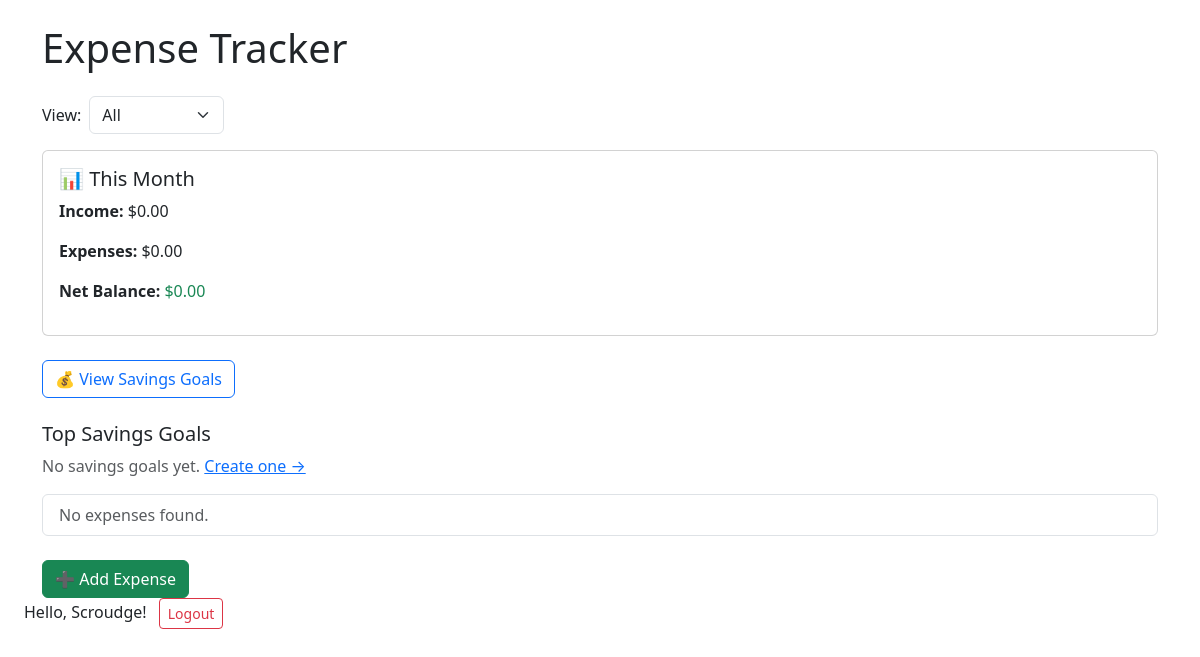
Page / (signed in) on the earlier database version.
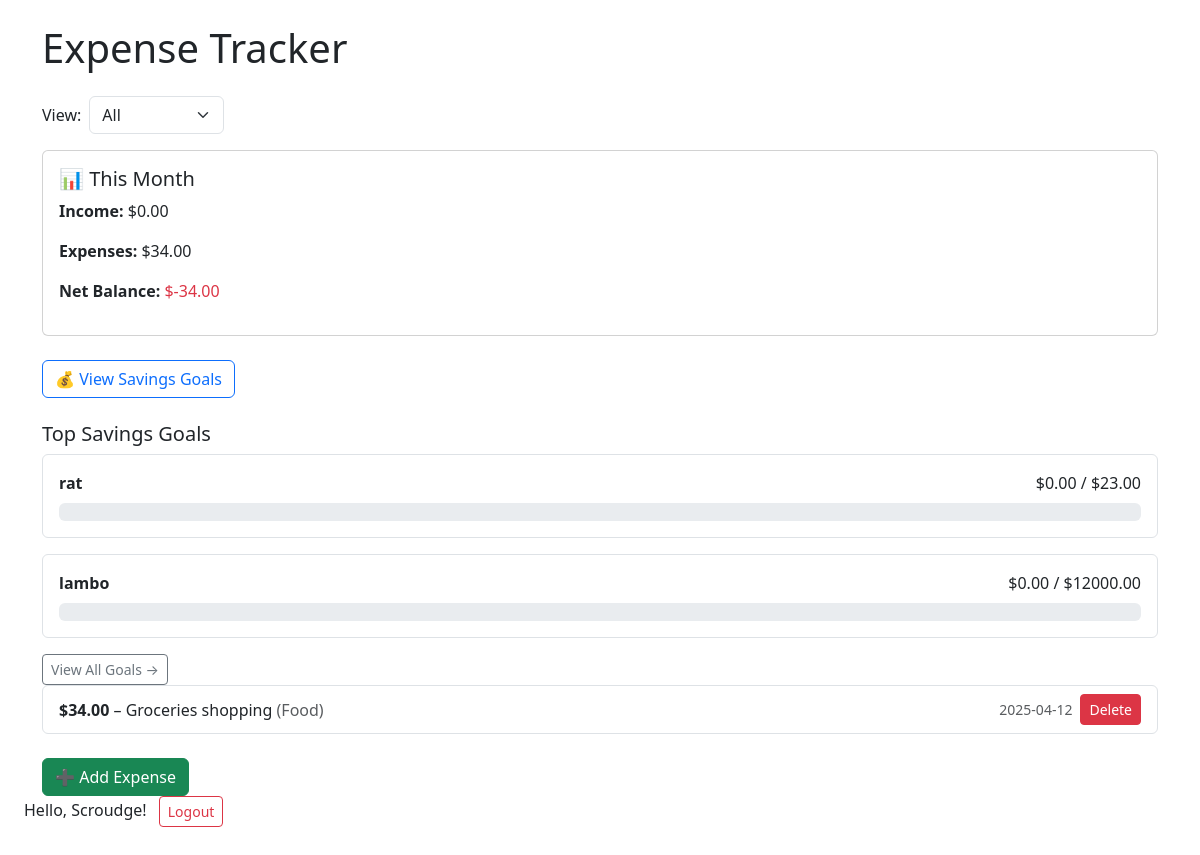
Same page on the later database version.
### app.py (models this page shows)
class User(UserMixin, db.Model):
    id = db.Column(db.Integer, primary_key=True)
    username = db.Column(db.String(100), nullable=False, unique=True)
    email = db.Column(db.String(150), nullable=False, unique=True)
    password = db.Column(db.String(200), nullable=False)
    expenses = db.relationship('Expense', backref='owner', lazy=True)
    saving_goals = db.relationship('SavingGoal', backref='owner', lazy=True)
    incomes = db.relationship('Income', backref='owner', lazy=True)
    category_budgets = db.relationship('CategoryBudget', backref='owner', lazy=True)

class SavingGoal(db.Model):
    id = db.Column(db.Integer, primary_key=True)
    name = db.Column(db.String(100), nullable=False)
    target_amount = db.Column(db.Float, nullable=False)
    saved_amount = db.Column(db.Float, default=0.0)
    user_id = db.Column(db.Integer, db.ForeignKey('user.id'), nullable=False)

class Expense(db.Model):
    id = db.Column(db.Integer, primary_key=True)
    amount = db.Column(db.Float, nullable=False)
    description = db.Column(db.String(200), nullable=False)
    category = db.Column(db.String(50), nullable=False)
    date = db.Column(db.DateTime, default=datetime.utcnow)
    user_id = db.Column(db.Integer, db.ForeignKey('user.id'), nullable=False)

### app.py (the view)
@app.route('/')
@login_required
def index():
    filter_option = request.args.get('filter', 'all')
    expenses_query = Expense.query.filter_by(user_id=current_user.id)
    now = datetime.utcnow()
    if filter_option == 'month':
        expenses_query = expenses_query.filter(
            extract('month', Expense.date) == now.month,
            extract('year', Expense.date) == now.year
        )
    elif filter_option == 'week':
        week_ago = now - timedelta(days=7)
        expenses_query = expenses_query.filter(Expense.date >= week_ago)
    expenses = expenses_query.order_by(Expense.date.desc()).all()
    total_expenses = sum(e.amount for e in expenses)
    income_this_month = (
        db.session.query(func.sum(Income.amount))
        .filter_by(user_id=current_user.id)
        .filter(extract('month', Income.date) == now.month)
        .filter(extract('year', Income.date) == now.year)
        .scalar() or 0.0
    )
    net_balance = income_this_month - total_expenses
    goals = (
        SavingGoal.query.filter_by(user_id=current_user.id)
        .order_by(SavingGoal.id.desc())
        .limit(3)
        .all()
    )
    return render_template(
        'index.html',
        expenses=expenses,
        total_expenses=total_expenses,
        income=income_this_month,
        net=net_balance,
        filter=filter_option,
        goals=goals
    )

### app.py (called while the page is built)
@login_manager.user_loader
def load_user(user_id):
    return User.query.get(int(user_id))

### templates/index.html (shortened to what this page needs)
{% extends "base.html" %}
{% block content %}
<form method="get" class="mb-3 d-flex gap-2 align-items-center">
  <label for="filter">View:</label>
  <select name="filter" id="filter" class="form-select w-auto" onchange="this.form.submit()">
    <option value="all" {% if filter=='all' %}selected{% endif %}>All</option>
  </select>
</form>
<div class="mb-4">
  <div class="card p-3">
    <h5 class="mb-2">📊 This Month</h5>
    <p><strong>Income:</strong> ${{ '%.2f' | format(income) }}</p>
    <p><strong>Expenses:</strong> ${{ '%.2f' | format(total_expenses) }}</p>
    <p>
      <strong>Net Balance:</strong>
      <span class="{% if net < 0 %}text-danger{% else %}text-success{% endif %}">
        ${{ '%.2f' | format(net) }}
      </span>
    </p>
  </div>
</div>
<div class="mb-4">
  <a href="{{ url_for('goals') }}" class="btn btn-outline-primary">💰 View Savings Goals</a>
</div>
<h5 class="mt-4">Top Savings Goals</h5>
{% if goals %}
{% for goal in goals %}
<div class="mb-3 p-3 border rounded">
  <div class="d-flex justify-content-between">
    <strong>{{ goal.name }}</strong>
    <span>${{ '%.2f' | format(goal.saved_amount) }} / ${{ '%.2f' | format(goal.target_amount) }}</span>
  </div>
  <div class="progress mt-2" style="height: 18px;">
  </div>
</div>
{% endfor %}
<a href="{{ url_for('goals') }}" class="btn btn-outline-secondary btn-sm">View All Goals →</a>
{% else %}
<p class="text-muted">No savings goals yet. <a href="{{ url_for('goals') }}">Create one →</a></p>
{% endif %}
<ul class="list-group">
  {% for expense in expenses %}
  <li class="list-group-item d-flex justify-content-between align-items-center">
    <div>
      <strong>${{ '%.2f' | format(expense.amount) }}</strong> –
      {{ expense.description }}
      <span class="text-muted">({{ expense.category }})</span>
    </div>
    <div class="d-flex gap-2 align-items-center">
      <small class="text-muted">{{ expense.date.strftime('%Y-%m-%d') }}</small>
      <a href="{{ url_for('delete_expense', expense_id=expense.id) }}" class="btn btn-sm btn-danger">Delete</a>
    </div>
  </li>
  {% else %}
  <li class="list-group-item text-muted">No expenses found.</li>
  {% endfor %}
</ul>
<div class="mt-4">
  <a href="{{ url_for('add_expense') }}" class="btn btn-success">➕ Add Expense</a>
</div>
{% endblock %}

### templates/base.html (shortened to what this page needs)
<!doctype html>
<html lang="en">
<head>
  <link rel="stylesheet" href="https://cdn.jsdelivr.net/npm/bootstrap@5.3.0/dist/css/bootstrap.min.css">
</head>
<body class="p-4">
  <div class="container">
    <h1 class="mb-4">Expense Tracker</h1>
    {% block content %}{% endblock %}
  </div>
  <nav class="mb-4">
    {% if current_user.is_authenticated %}
    <span class="me-2">Hello, {{ current_user.username }}!</span>
    <a href="{{ url_for('logout') }}" class="btn btn-outline-danger btn-sm">Logout</a>
    {% else %}
    <a href="{{ url_for('login') }}" class="btn btn-outline-primary btn-sm me-2">Login</a>
    <a href="{{ url_for('register') }}" class="btn btn-outline-success btn-sm">Register</a>
    {% endif %}
  </nav>
</body>
</html>

Differences in the rows shown:
added SavingGoal: name "rat", saved_amount "0.00", target_amount "23.00"
added SavingGoal: name "lambo", saved_amount "0.00", target_amount "12000.00"
added Expense: amount "34.00", description "Groceries shopping", category "Food", date "2025-04-12"
Other differences:
{{ '%.2f' | format(total_expenses) }}: "0.00" → "34.00"
{{ '%.2f' | format(net) }}: "0.00" → "-34.00"
text no longer shown: "No savings goals yet. Create one → No expenses found."
text now shown: "View All Goals →"
